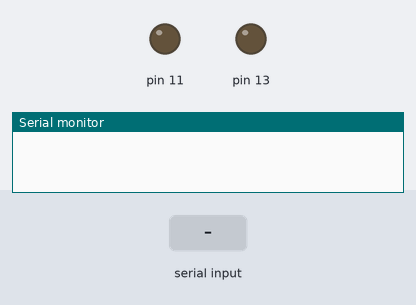
Bench run of a sketch on a simulated Arduino Uno, built with avr-gcc and run on an emulated ATmega328P. Parts: output pins drawn as LEDs (lit = HIGH), the last lines printed to the serial monitor. The inputs (shaded band) are chosen by the test bench.

Above: at 1.2 s.
1.3 s: "1" received over Serial
At 2.0 s:
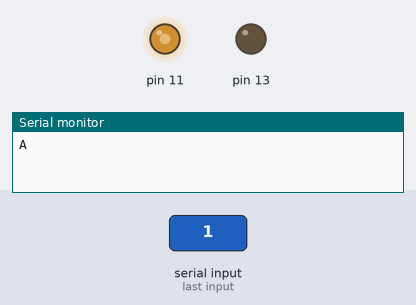
2.8 s: "2" received over Serial
Timing chart, 0 to 5.8 s (numbered marks = the images above; inputs shaded):
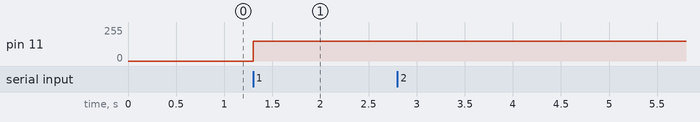

The sketch:

arduinoComm.ino
```cpp
/*
 * serial_usb_simple_arduino - For communicating over USB serial. Send it a '1' (character one)
 * and it will make the builtin LED start blinking every one second. Send it a '0'
 * (character zero) and it will make it stop blinking.
 *
 * Each time it receives one of the commands, it sends back an 'A' for acknowledge.
 * But send it a commmand it doesn't recognize and it sends back an 'E' for error.
 */

bool blinking = false;
bool led_on = false;
int target_time;

void setup() {
  Serial.begin(115200);
  while (!Serial) {
    ; // wait for serial port to connect. Needed for native USB
  }
  pinMode(13, OUTPUT);
  pinMode(11, OUTPUT);

  digitalWrite(13, LOW);
}

void loop() {
  char c;


  if (Serial.available() > 0) {
    c = Serial.read();
    switch (c) {
    case '0':
      // stop blinking
      blinking = false;
      analogWrite(11, 0);

      Serial.write("A", 1);
      break;
    case '1':
      // start blinking
      if (blinking == false) {
        blinking = true;
        analogWrite(11, 150);

      }
      Serial.write("A", 1);
      break;
    default:
      Serial.write("E", 1);
      break;
    }
  } else if (blinking) {
    analogWrite(11, 150);
  }
}
```

Measured:
- after the input at 1.3 s, pin 11: 0/255 → 150/255 at once
